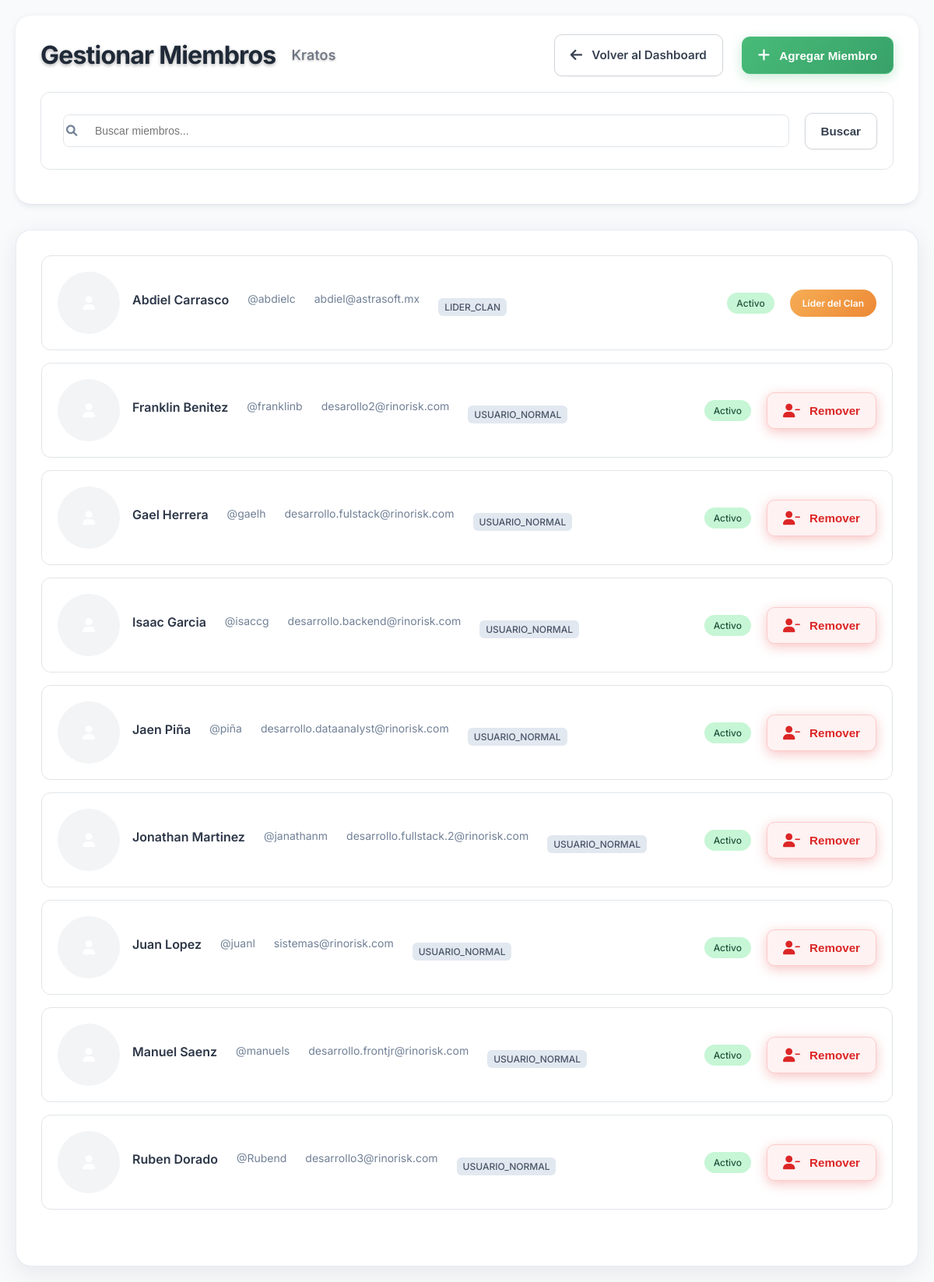
The app's page /public/?route=clan_leader/members (signed in) with its own data.
### tables this page shows
CREATE TABLE `Clans` (
  `clan_id` int NOT NULL,
  `clan_name` varchar(100) NOT NULL,
  `clan_departamento` varchar(100) NOT NULL,
  `created_at` timestamp NULL DEFAULT CURRENT_TIMESTAMP
);

CREATE TABLE `Users` (
  `user_id` int NOT NULL,
  `username` varchar(100) NOT NULL,
  `password_hash` varchar(255) NOT NULL,
  `email` varchar(100) DEFAULT NULL,
  `full_name` varchar(100) DEFAULT NULL,
  `is_active` tinyint(1) DEFAULT '1',
  `last_login` timestamp NULL DEFAULT NULL,
  `created_at` timestamp NULL DEFAULT CURRENT_TIMESTAMP
);

CREATE TABLE `Roles` (
  `role_id` int NOT NULL,
  `role_name` varchar(50) NOT NULL
);

### app/models/User.php (called while the page is built, shortened)
<?php
class User {
    private $db;
    public function __construct() {
        $this->db = Database::getConnection();
    }
    public function findById($id) {
        try {
            $stmt = $this->db->prepare("
                SELECT user_id, username, email, full_name, is_active, last_login, created_at
                FROM Users
                WHERE user_id = ? AND is_active = 1
            ");
            $stmt->execute([$id]);
            return $stmt->fetch();
        } catch (PDOException $e) {
            error_log("Error al buscar usuario por ID: " . $e->getMessage());
            return false;
        }
    }
    public function getUserClan($userId) {
        try {
            $stmt = $this->db->prepare("
                SELECT
                    c.clan_id,
                    c.clan_name,
                    c.clan_departamento
                FROM Clans c
                JOIN Clan_Members cm ON c.clan_id = cm.clan_id
                WHERE cm.user_id = ?
                LIMIT 1
            ");
            $stmt->execute([$userId]);
            return $stmt->fetch();
        } catch (PDOException $e) {
            error_log("Error al obtener clan del usuario: " . $e->getMessage());
            return false;
        }
    }
}

### config/database.php (called while the page is built, shortened)
<?php
class Database {
    private static $connection = null;
    public static function getConnection() {
        if (self::$connection === null) {
            try {
                $dsn = "mysql:host=" . DB_HOST . ";dbname=" . DB_NAME . ";charset=utf8mb4";
                $options = [
                    PDO::ATTR_ERRMODE => PDO::ERRMODE_EXCEPTION,
                    PDO::ATTR_DEFAULT_FETCH_MODE => PDO::FETCH_ASSOC,
                    PDO::ATTR_EMULATE_PREPARES => false,
                ];
                self::$connection = new PDO($dsn, DB_USERNAME, DB_PASSWORD, $options);
            } catch (PDOException $e) {
                die('Error de conexión a la base de datos: ' . $e->getMessage());
            }
        }
        return self::$connection;
    }
}

### app/models/Auth.php (called while the page is built, shortened)
<?php
class Auth {
    private $userModel;
    public function __construct() {
        $this->userModel = new User();
    }
    public function isLoggedIn() {
        return isset($_SESSION['user_id']) && !empty($_SESSION['user_id']);
    }
    public function getCurrentUser() {
        return $this->userModel->findById($_SESSION['user_id']);
    }
}

### app/models/Clan.php (called while the page is built, shortened)
<?php
class Clan {
    private $db;
    public function __construct() {
        $this->db = Database::getConnection();
    }
    public function getMembers($clanId) {
        try {
            $stmt = $this->db->prepare("
                SELECT
                    u.user_id,
                    u.username,
                    u.full_name,
                    u.email,
                    u.is_active,
                    u.last_login,
                    r.role_name
                FROM Clan_Members cm
                JOIN Users u ON cm.user_id = u.user_id
                LEFT JOIN User_Roles ur ON u.user_id = ur.user_id
                LEFT JOIN Roles r ON ur.role_id = r.role_id
                WHERE cm.clan_id = ?
                ORDER BY u.full_name
            ");
            $stmt->execute([$clanId]);
            return $stmt->fetchAll();
        } catch (PDOException $e) {
            error_log("Error al obtener miembros: " . $e->getMessage());
            return [];
        }
    }
}

### app/views/clan_leader/members.php (the view, shortened to what this page needs)
<div class="clan-leader-members minimal">
    <header class="minimal-header">
        <div class="header-row">
            <div class="title-minimal">
                <h1>Gestionar Miembros</h1>
                <span class="subtitle"><?php echo htmlspecialchars($clan['clan_name']); ?></span>
            </div>
            <div class="actions-minimal">
                <a href="?route=clan_leader/dashboard" class="btn-minimal">
                    <i class="fas fa-arrow-left"></i>
                    Volver al Dashboard
                </a>
                <button class="btn-minimal primary" onclick="openAddMemberModal()">
                    <i class="fas fa-plus"></i>
                    Agregar Miembro
                </button>
            </div>
        </div>
        <div class="search-minimal">
            <form method="GET" action="?route=clan_leader/members">
                <div class="search-input">
                    <i class="fas fa-search"></i>
                    <input type="text" name="search" value="<?php echo htmlspecialchars($search); ?>"
                           placeholder="Buscar miembros...">
                </div>
                <button type="submit" class="btn-minimal">Buscar</button>
            </form>
        </div>
    </header>
    <div class="content-minimal">
        <section class="members-minimal">
            <?php if (!empty($members)): ?>
                <div class="members-list">
                    <?php foreach ($members as $member): ?>
                        <div class="member-item">
                            <div class="member-info">
                                <div class="member-avatar">
                                    <i class="fas fa-user"></i>
                                </div>
                                <div class="member-details">
                                    <div class="member-name"><?php echo htmlspecialchars($member['full_name']); ?></div>
                                    <div class="member-username">@<?php echo htmlspecialchars($member['username']); ?></div>
                                    <div class="member-email"><?php echo htmlspecialchars($member['email']); ?></div>
                                    <div class="member-role">
                                        <span class="role-badge"><?php echo htmlspecialchars($member['role_name'] ?? 'Sin rol'); ?></span>
                                    </div>
                                </div>
                            </div>
                            <div class="member-status">
                                <?php if ($member['is_active']): ?>
                                    <span class="status-active">Activo</span>
                                <?php else: ?>
                                    <span class="status-inactive">Inactivo</span>
                                <?php endif; ?>
                            </div>
                            <div class="member-actions">
                                <?php if ($member['user_id'] != $user['user_id']): ?>
                                    <button class="btn-minimal danger"
                                            onclick="removeMember(<?php echo $member['user_id']; ?>, '<?php echo htmlspecialchars($member['full_name']); ?>')">
                                        <i class="fas fa-user-minus"></i>
                                        Remover
                                    </button>
                                <?php else: ?>
                                    <span class="leader-badge">Líder del Clan</span>
                                <?php endif; ?>
                            </div>
                        </div>
                    <?php endforeach; ?>
                </div>
            <?php endif; ?>
        </section>
    </div>
</div>
<?php
require_once __DIR__ . '/../admin/layout.php';
?>

### public/assets/css/theme.css (style rules this page uses)
:root { --primary-color: #6366f1; --primary-light: #8b5cf6; --primary-dark: #4f46e5; --primary-gradient: linear-gradient(135deg, #6366f1 0%, #8b5cf6 100%); --secondary-color: #10b981; --secondary-light: #34d399; --secondary-dark: #059669; --bg-primary: #ffffff; --bg-secondary: #f8fafc; --bg-tertiary: #f1f5f9; --bg-accent: #e2e8f0; --bg-dark: #0f172a; --bg-glass: rgba(255, 255, 255, 0.8); --bg-glass-dark: rgba(15, 23, 42, 0.8); --text-primary: #1e293b; --text-secondary: #64748b; --text-muted: #94a3b8; --text-light: #cbd5e1; --text-white: #ffffff; --success: #10b981; --warning: #f59e0b; --error: #ef4444; --info: #3b82f6; --shadow-sm: 0 1px 2px 0 rgba(0, 0, 0, 0.05); --shadow-md: 0 4px 6px -1px rgba(0, 0, 0, 0.1); --shadow-lg: 0 10px 15px -3px rgba(0, 0, 0, 0.1); --shadow-xl: 0 20px 25px -5px rgba(0, 0, 0, 0.1); --shadow-glow: 0 0 20px rgba(99, 102, 241, 0.3); --radius-sm: 6px; --radius-md: 12px; --radius-lg: 20px; --radius-xl: 24px; --radius-full: 9999px; --spacing-xs: 0.25rem; --spacing-sm: 0.5rem; --spacing-md: 1rem; --spacing-lg: 1.5rem; --spacing-xl: 2rem; --spacing-2xl: 3rem; --font-family: 'Inter', 'Segoe UI', system-ui, -apple-system, sans-serif; --font-mono: 'JetBrains Mono', 'Fira Code', monospace; --font-weight-light: 300; --font-weight-normal: 400; --font-weight-medium: 500; --font-weight-semibold: 600; --font-weight-bold: 700; --transition-fast: 0.15s ease; --transition-normal: 0.3s ease; --transition-slow: 0.5s ease; --glass-bg: rgba(255, 255, 255, 0.1); --glass-border: rgba(255, 255, 255, 0.2); --glass-backdrop: blur(10px); }
* { margin: 0; padding: 0; box-sizing: border-box; }
body { font-family: var(--font-family); background: var(--bg-secondary); color: var(--text-primary); line-height: 1.6; font-weight: var(--font-weight-normal); transition: all var(--transition-normal); -webkit-font-smoothing: antialiased; -moz-osx-font-smoothing: grayscale; }

### public/assets/css/admin.css (style rules this page uses)
* { box-sizing: border-box; }
body { margin: 0; padding: 0; font-family: 'Inter', 'Segoe UI', system-ui, sans-serif; background: #f8fafc; color: #1e293b; line-height: 1.6; }
:root { --admin-primary: #6366f1; --admin-primary-dark: #4f46e5; --admin-secondary: #10b981; --admin-bg-primary: #ffffff; --admin-bg-secondary: #f8fafc; --admin-bg-tertiary: #f1f5f9; --admin-bg-accent: #e2e8f0; --admin-text-primary: #1e293b; --admin-text-secondary: #64748b; --admin-text-muted: #94a3b8; --admin-border: #e2e8f0; --admin-shadow: 0 4px 6px -1px rgba(0, 0, 0, 0.1); --admin-shadow-lg: 0 10px 15px -3px rgba(0, 0, 0, 0.1); --admin-radius: 12px; --admin-radius-lg: 20px; --admin-spacing: 1rem; --admin-spacing-lg: 1.5rem; --admin-spacing-xl: 2rem; }
.status-badge, .role-badge { padding: 4px 8px; border-radius: 6px; font-size: 0.8rem; font-weight: 500; text-transform: uppercase; }
.search-input { border: none; background: transparent; padding: 8px; font-size: 0.9rem; color: var(--admin-text-primary); width: 250px; outline: none; }

### records on screen
clans: clan_name "Kratos"
users: full_name "Abdiel Carrasco", username "abdielc", email "abdiel@astrasoft.mx", roles.role_name "LIDER_CLAN", is_active "Activo", shows "Líder del Clan"
users: full_name "Franklin Benitez", username "franklinb", email "desarollo2@rinorisk.com", roles.role_name "USUARIO_NORMAL", is_active "Activo"
users: full_name "Gael Herrera", username "gaelh", email "desarrollo.fulstack@rinorisk.com", roles.role_name "USUARIO_NORMAL", is_active "Activo"
users: full_name "Isaac Garcia", username "isaccg", email "desarrollo.backend@rinorisk.com", roles.role_name "USUARIO_NORMAL", is_active "Activo"
users: full_name "Jaen Piña", username "piña", email "desarrollo.dataanalyst@rinorisk.com", roles.role_name "USUARIO_NORMAL", is_active "Activo"
users: full_name "Jonathan Martinez", username "janathanm", email "desarrollo.fullstack.2@rinorisk.com", roles.role_name "USUARIO_NORMAL", is_active "Activo"
users: full_name "Juan Lopez", username "juanl", email "sistemas@rinorisk.com", roles.role_name "USUARIO_NORMAL", is_active "Activo"
users: full_name "Manuel Saenz", username "manuels", email "desarrollo.frontjr@rinorisk.com", roles.role_name "USUARIO_NORMAL", is_active "Activo"
users: full_name "Ruben Dorado", username "Rubend", email "desarrollo3@rinorisk.com", roles.role_name "USUARIO_NORMAL", is_active "Activo"
